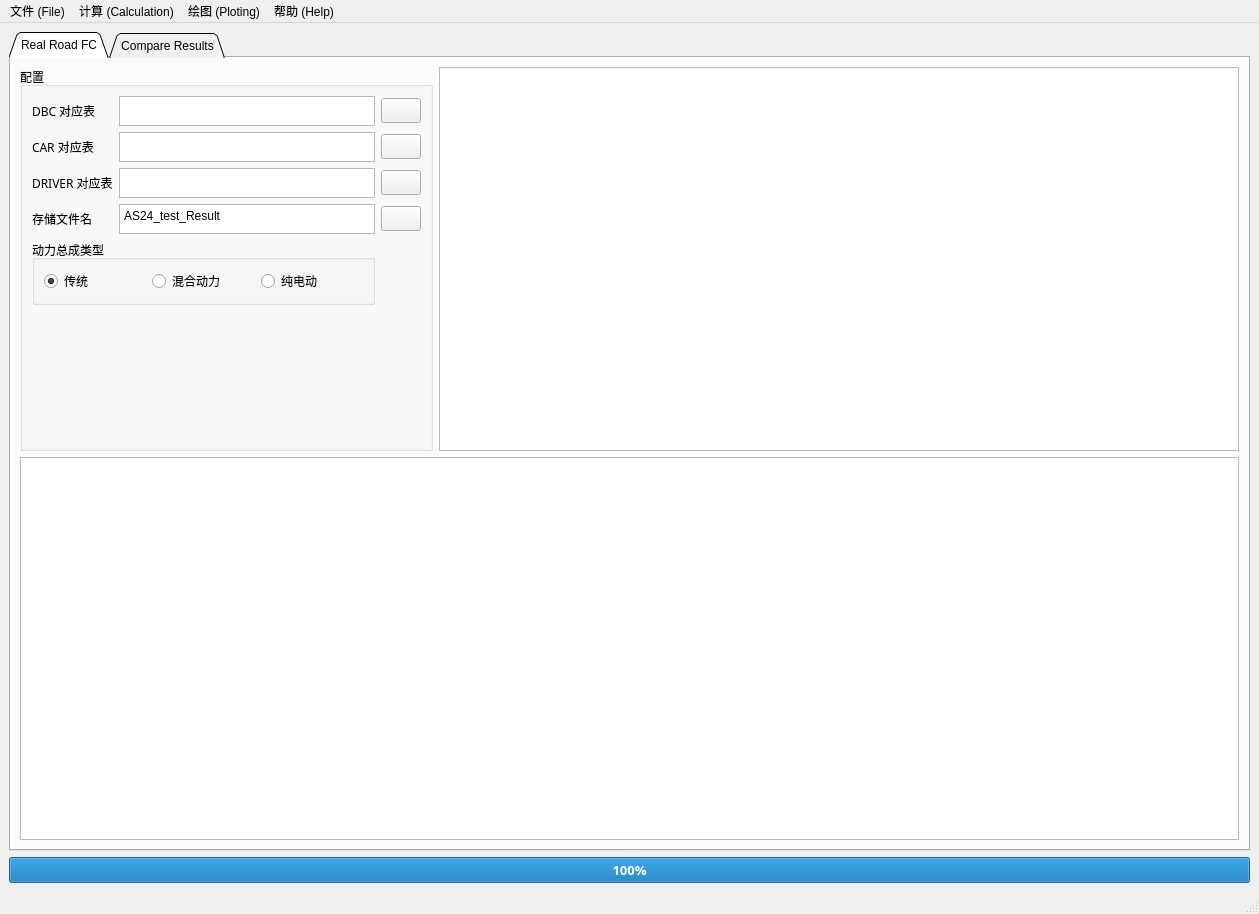
<?xml version="1.0" encoding="UTF-8"?>
<ui version="4.0">
 <class>MainWindow</class>
 <widget class="QMainWindow" name="MainWindow">
  <property name="geometry">
   <rect>
    <x>0</x>
    <y>0</y>
    <width>1259</width>
    <height>914</height>
   </rect>
  </property>
  <property name="windowTitle">
   <string>MainWindow</string>
  </property>
  <widget class="QWidget" name="centralwidget">
   <layout class="QGridLayout" name="gridLayout">
    <item row="3" column="0">
     <widget class="QProgressBar" name="progressBar">
      <property name="font">
       <font>
        <family>Microsoft YaHei</family>
        <pointsize>10</pointsize>
        <weight>75</weight>
        <bold>true</bold>
       </font>
      </property>
      <property name="contextMenuPolicy">
       <enum>Qt::DefaultContextMenu</enum>
      </property>
      <property name="value">
       <number>100</number>
      </property>
     </widget>
    </item>
    <item row="1" column="0">
     <widget class="QTabWidget" name="tabWidget">
      <property name="tabShape">
       <enum>QTabWidget::Triangular</enum>
      </property>
      <property name="currentIndex">
       <number>0</number>
      </property>
      <property name="elideMode">
       <enum>Qt::ElideNone</enum>
      </property>
      <property name="tabBarAutoHide">
       <bool>false</bool>
      </property>
      <widget class="QWidget" name="Real_Road_FC_tab">
       <attribute name="title">
        <string>Real Road FC</string>
       </attribute>
       <layout class="QGridLayout" name="gridLayout_2">
        <item row="0" column="0">
         <layout class="QVBoxLayout" name="verticalLayout_1">
          <item>
           <widget class="QGroupBox" name="groupBox">
            <property name="title">
             <string>配置</string>
            </property>
            <layout class="QGridLayout" name="gridLayout_3">
             <item row="2" column="0">
              <widget class="QLabel" name="label_3">
               <property name="sizePolicy">
                <sizepolicy hsizetype="Fixed" vsizetype="Fixed">
                 <horstretch>0</horstretch>
                 <verstretch>0</verstretch>
                </sizepolicy>
               </property>
               <property name="maximumSize">
                <size>
                 <width>100</width>
                 <height>40</height>
                </size>
               </property>
               <property name="font">
                <font>
                 <family>微软雅黑</family>
                 <pointsize>9</pointsize>
                </font>
               </property>
               <property name="text">
                <string>DRIVER 对应表</string>
               </property>
              </widget>
             </item>
             <item row="3" column="1">
              <widget class="QPlainTextEdit" name="plainTextEdit_4">
               <property name="sizePolicy">
                <sizepolicy hsizetype="Fixed" vsizetype="Expanding">
                 <horstretch>0</horstretch>
                 <verstretch>0</verstretch>
                </sizepolicy>
               </property>
               <property name="maximumSize">
                <size>
                 <width>400</width>
                 <height>30</height>
                </size>
               </property>
               <property name="plainText">
                <string>AS24_test_Result</string>
               </property>
              </widget>
             </item>
             <item row="0" column="1">
              <widget class="QPlainTextEdit" name="plainTextEdit">
               <property name="sizePolicy">
                <sizepolicy hsizetype="Fixed" vsizetype="Expanding">
                 <horstretch>0</horstretch>
                 <verstretch>0</verstretch>
                </sizepolicy>
               </property>
               <property name="maximumSize">
                <size>
                 <width>400</width>
                 <height>30</height>
                </size>
               </property>
              </widget>
             </item>
             <item row="2" column="2">
              <widget class="QPushButton" name="open_DRIVER">
               <property name="sizePolicy">
                <sizepolicy hsizetype="Fixed" vsizetype="Fixed">
                 <horstretch>0</horstretch>
                 <verstretch>0</verstretch>
                </sizepolicy>
               </property>
               <property name="minimumSize">
                <size>
                 <width>40</width>
                 <height>25</height>
                </size>
               </property>
               <property name="styleSheet">
                <string notr="true">QPushButton{border-image: url(./Image/file.png);}
</string>
               </property>
               <property name="text">
                <string/>
               </property>
              </widget>
             </item>
             <item row="1" column="2">
              <widget class="QPushButton" name="open_CAR">
               <property name="sizePolicy">
                <sizepolicy hsizetype="Fixed" vsizetype="Fixed">
                 <horstretch>0</horstretch>
                 <verstretch>0</verstretch>
                </sizepolicy>
               </property>
               <property name="minimumSize">
                <size>
                 <width>40</width>
                 <height>25</height>
                </size>
               </property>
               <property name="maximumSize">
                <size>
                 <width>90</width>
                 <height>25</height>
                </size>
               </property>
               <property name="styleSheet">
                <string notr="true">QPushButton{border-image: url(./Image/file.png);}

</string>
               </property>
               <property name="text">
                <string/>
               </property>
              </widget>
             </item>
             <item row="0" column="2">
              <widget class="QPushButton" name="open_DBC">
               <property name="sizePolicy">
                <sizepolicy hsizetype="Fixed" vsizetype="Fixed">
                 <horstretch>0</horstretch>
                 <verstretch>0</verstretch>
                </sizepolicy>
               </property>
               <property name="minimumSize">
                <size>
                 <width>40</width>
                 <height>25</height>
                </size>
               </property>
               <property name="styleSheet">
                <string notr="true">QPushButton{border-image: url(./Image/file.png);}
</string>
               </property>
               <property name="text">
                <string/>
               </property>
              </widget>
             </item>
             <item row="0" column="0">
              <widget class="QLabel" name="label">
               <property name="sizePolicy">
                <sizepolicy hsizetype="Fixed" vsizetype="Fixed">
                 <horstretch>0</horstretch>
                 <verstretch>0</verstretch>
                </sizepolicy>
               </property>
               <property name="maximumSize">
                <size>
                 <width>100</width>
                 <height>40</height>
                </size>
               </property>
               <property name="font">
                <font>
                 <family>微软雅黑</family>
                 <pointsize>9</pointsize>
                </font>
               </property>
               <property name="text">
                <string>DBC 对应表</string>
               </property>
              </widget>
             </item>
             <item row="6" column="1">
              <spacer name="verticalSpacer">
               <property name="orientation">
                <enum>Qt::Vertical</enum>
               </property>
               <property name="sizeHint" stdset="0">
                <size>
                 <width>20</width>
                 <height>40</height>
                </size>
               </property>
              </spacer>
             </item>
             <item row="2" column="1">
              <widget class="QPlainTextEdit" name="plainTextEdit_3">
               <property name="sizePolicy">
                <sizepolicy hsizetype="Fixed" vsizetype="Expanding">
                 <horstretch>0</horstretch>
                 <verstretch>0</verstretch>
                </sizepolicy>
               </property>
               <property name="maximumSize">
                <size>
                 <width>400</width>
                 <height>30</height>
                </size>
               </property>
              </widget>
             </item>
             <item row="1" column="0">
              <widget class="QLabel" name="label_2">
               <property name="sizePolicy">
                <sizepolicy hsizetype="Fixed" vsizetype="Fixed">
                 <horstretch>0</horstretch>
                 <verstretch>0</verstretch>
                </sizepolicy>
               </property>
               <property name="maximumSize">
                <size>
                 <width>100</width>
                 <height>40</height>
                </size>
               </property>
               <property name="font">
                <font>
                 <family>微软雅黑</family>
                 <pointsize>9</pointsize>
                </font>
               </property>
               <property name="text">
                <string>CAR 对应表</string>
               </property>
              </widget>
             </item>
             <item row="1" column="1">
              <widget class="QPlainTextEdit" name="plainTextEdit_2">
               <property name="sizePolicy">
                <sizepolicy hsizetype="Fixed" vsizetype="Expanding">
                 <horstretch>0</horstretch>
                 <verstretch>0</verstretch>
                </sizepolicy>
               </property>
               <property name="maximumSize">
                <size>
                 <width>400</width>
                 <height>30</height>
                </size>
               </property>
              </widget>
             </item>
             <item row="3" column="0">
              <widget class="QLabel" name="label_4">
               <property name="sizePolicy">
                <sizepolicy hsizetype="Fixed" vsizetype="Fixed">
                 <horstretch>0</horstretch>
                 <verstretch>0</verstretch>
                </sizepolicy>
               </property>
               <property name="maximumSize">
                <size>
                 <width>100</width>
                 <height>40</height>
                </size>
               </property>
               <property name="font">
                <font>
                 <family>微软雅黑</family>
                 <pointsize>9</pointsize>
                </font>
               </property>
               <property name="text">
                <string>存储文件名</string>
               </property>
              </widget>
             </item>
             <item row="3" column="2">
              <widget class="QPushButton" name="pushButton">
               <property name="sizePolicy">
                <sizepolicy hsizetype="Fixed" vsizetype="Fixed">
                 <horstretch>0</horstretch>
                 <verstretch>0</verstretch>
                </sizepolicy>
               </property>
               <property name="minimumSize">
                <size>
                 <width>40</width>
                 <height>25</height>
                </size>
               </property>
               <property name="maximumSize">
                <size>
                 <width>16777215</width>
                 <height>16777215</height>
                </size>
               </property>
               <property name="styleSheet">
                <string notr="true">QPushButton{border-image: url(./Image/Set_name.png);}
</string>
               </property>
               <property name="text">
                <string/>
               </property>
              </widget>
             </item>
             <item row="4" column="0" colspan="2">
              <widget class="QGroupBox" name="groupBox_2">
               <property name="title">
                <string>动力总成类型</string>
               </property>
               <layout class="QHBoxLayout" name="horizontalLayout">
                <item>
                 <widget class="QRadioButton" name="pt_traditional">
                  <property name="font">
                   <font>
                    <family>微软雅黑</family>
                   </font>
                  </property>
                  <property name="text">
                   <string>传统</string>
                  </property>
                  <property name="checked">
                   <bool>true</bool>
                  </property>
                 </widget>
                </item>
                <item>
                 <widget class="QRadioButton" name="pt_hybrid">
                  <property name="font">
                   <font>
                    <family>微软雅黑</family>
                   </font>
                  </property>
                  <property name="text">
                   <string>混合动力</string>
                  </property>
                 </widget>
                </item>
                <item>
                 <widget class="QRadioButton" name="pt_elec">
                  <property name="font">
                   <font>
                    <family>微软雅黑</family>
                   </font>
                  </property>
                  <property name="text">
                   <string>纯电动</string>
                  </property>
                 </widget>
                </item>
               </layout>
              </widget>
             </item>
            </layout>
           </widget>
          </item>
         </layout>
        </item>
        <item row="0" column="1">
         <widget class="QGraphicsView" name="graphicsView">
          <property name="sizePolicy">
           <sizepolicy hsizetype="Expanding" vsizetype="Expanding">
            <horstretch>0</horstretch>
            <verstretch>0</verstretch>
           </sizepolicy>
          </property>
          <property name="minimumSize">
           <size>
            <width>90</width>
            <height>100</height>
           </size>
          </property>
          <property name="maximumSize">
           <size>
            <width>100000</width>
            <height>10000</height>
           </size>
          </property>
          <property name="autoFillBackground">
           <bool>true</bool>
          </property>
         </widget>
        </item>
        <item row="1" column="0" colspan="2">
         <widget class="QTableView" name="DatatableView">
          <property name="maximumSize">
           <size>
            <width>2000</width>
            <height>500</height>
           </size>
          </property>
          <property name="contextMenuPolicy">
           <enum>Qt::CustomContextMenu</enum>
          </property>
         </widget>
        </item>
       </layout>
      </widget>
      <widget class="QWidget" name="Compare_Results_tab">
       <attribute name="title">
        <string>Compare Results</string>
       </attribute>
       <layout class="QGridLayout" name="gridLayout_4">
        <item row="0" column="0">
         <widget class="QScrollArea" name="scrollArea">
          <property name="widgetResizable">
           <bool>true</bool>
          </property>
          <widget class="QWidget" name="scrollAreaWidgetContents">
           <property name="geometry">
            <rect>
             <x>0</x>
             <y>0</y>
             <width>1215</width>
             <height>778</height>
            </rect>
           </property>
           <layout class="QGridLayout" name="gridLayout_5">
            <item row="0" column="0">
             <layout class="QGridLayout" name="gridLayout_6"/>
            </item>
           </layout>
          </widget>
         </widget>
        </item>
       </layout>
      </widget>
     </widget>
    </item>
   </layout>
  </widget>
  <widget class="QMenuBar" name="menubar">
   <property name="geometry">
    <rect>
     <x>0</x>
     <y>0</y>
     <width>1259</width>
     <height>23</height>
    </rect>
   </property>
   <widget class="QMenu" name="menu">
    <property name="title">
     <string>文件 (File)</string>
    </property>
    <addaction name="menu_InputData"/>
    <addaction name="separator"/>
    <addaction name="menu_Exit"/>
   </widget>
   <widget class="QMenu" name="menu_3">
    <property name="title">
     <string>绘图 (Ploting)</string>
    </property>
    <addaction name="menu_Engine_Working_Dist"/>
    <addaction name="menu_Shifting_Strategy"/>
    <addaction name="menu_Speed_Dist"/>
   </widget>
   <widget class="QMenu" name="menu_2">
    <property name="title">
     <string>计算 (Calculation)</string>
    </property>
    <addaction name="menu_CalData"/>
   </widget>
   <widget class="QMenu" name="menu_4">
    <property name="title">
     <string>帮助 (Help)</string>
    </property>
    <addaction name="menu_Guildlines"/>
    <addaction name="separator"/>
    <addaction name="menu_ContactUs"/>
   </widget>
   <addaction name="menu"/>
   <addaction name="menu_2"/>
   <addaction name="menu_3"/>
   <addaction name="menu_4"/>
  </widget>
  <widget class="QStatusBar" name="statusbar">
   <property name="sizeGripEnabled">
    <bool>true</bool>
   </property>
  </widget>
  <action name="actiontest">
   <property name="text">
    <string>test</string>
   </property>
  </action>
  <action name="actiontest2">
   <property name="text">
    <string>test2</string>
   </property>
  </action>
  <action name="menu_Engine_Working_Dist">
   <property name="text">
    <string>发动机工况点分布 Engine Work Point Dist.</string>
   </property>
  </action>
  <action name="menu_InputData">
   <property name="text">
    <string>导入测试数据 Input Test Data</string>
   </property>
   <property name="font">
    <font>
     <family>Microsoft YaHei</family>
    </font>
   </property>
  </action>
  <action name="menu_CalData">
   <property name="text">
    <string>求解 Solution</string>
   </property>
  </action>
  <action name="menu_Exit">
   <property name="text">
    <string>退出</string>
   </property>
  </action>
  <action name="menu_Guildlines">
   <property name="text">
    <string>操作指南 Guildlines</string>
   </property>
  </action>
  <action name="menu_ContactUs">
   <property name="text">
    <string>联系作者 Contact Us!</string>
   </property>
  </action>
  <action name="menu_Shifting_Strategy">
   <property name="text">
    <string>换挡策略分布 Shifting Strategy Dist.</string>
   </property>
  </action>
  <action name="menu_Speed_Dist">
   <property name="text">
    <string>速度分布 Speed Dist.</string>
   </property>
  </action>
  <action name="actionSystemGain">
   <property name="icon">
    <iconset resource="IconSource.qrc">
     <normaloff>:/Icon/Image/EnergyIcon.png</normaloff>:/Icon/Image/EnergyIcon.png</iconset>
   </property>
   <property name="text">
    <string>SystemGain</string>
   </property>
   <property name="toolTip">
    <string>SystemGain</string>
   </property>
   <property name="shortcut">
    <string>F1</string>
   </property>
  </action>
  <action name="actionRide">
   <property name="icon">
    <iconset resource="IconSource.qrc">
     <normaloff>:/Icon/Image/RideIcon.png</normaloff>:/Icon/Image/RideIcon.png</iconset>
   </property>
   <property name="text">
    <string>Ride</string>
   </property>
   <property name="toolTip">
    <string>Ride</string>
   </property>
   <property name="shortcut">
    <string>F2</string>
   </property>
  </action>
  <action name="actiontest_menu">
   <property name="icon">
    <iconset resource="IconSource.qrc">
     <normaloff>:/Icon/Image/Set_name.png</normaloff>:/Icon/Image/Set_name.png</iconset>
   </property>
   <property name="text">
    <string>test_menu</string>
   </property>
  </action>
 </widget>
 <resources>
  <include location="IconSource.qrc"/>
 </resources>
 <connections/>
</ui>
